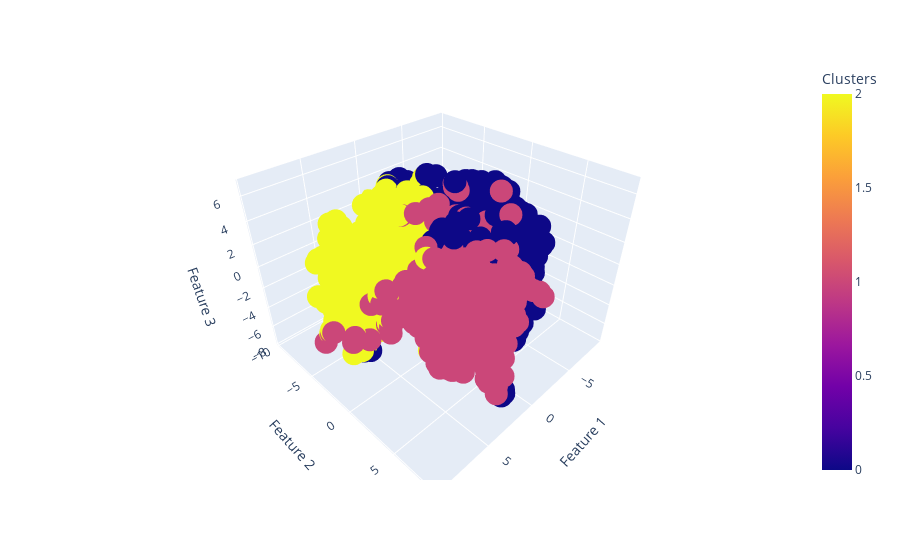

Notebook source saved alongside this figure:
### Code cell
tsne_3d_df['Clusters'] = cluster_object_3.labels_

fig = px.scatter_3d(tsne_3d_df,x='Feature 1',y='Feature 2',z='Feature 3',color='Clusters')
fig.show()

### Figure 1 — Plotly figure (JSON) as saved in the notebook; plotly's stock layout.template omitted (floating-point values rounded to 4 significant figures; data arrays with more than 128 entries replaced by an {"elided": "..."} marker saying what was removed)
{"data": [{"hovertemplate": "Feature 1=%{x}<br>Feature 2=%{y}<br>Feature 3=%{z}<br>Clusters=%{marker.color}<extra></extra>", "legendgroup": "", "marker": {"color": {"elided": "1746 int values"}, "coloraxis": "coloraxis", "symbol": "circle"}, "mode": "markers", "name": "", "scene": "scene", "showlegend": false, "type": "scatter3d", "x": {"elided": "1746 float values"}, "y": {"elided": "1746 float values"}, "z": {"elided": "1746 float values"}}], "layout": {"coloraxis": {"colorbar": {"title": {"text": "Clusters"}}, "colorscale": [[0, "#0d0887"], [0.1111, "#46039f"], [0.2222, "#7201a8"], [0.3333, "#9c179e"], [0.4444, "#bd3786"], [0.5556, "#d8576b"], [0.6667, "#ed7953"], [0.7778, "#fb9f3a"], [0.8889, "#fdca26"], [1, "#f0f921"]]}, "legend": {"tracegroupgap": 0}, "margin": {"t": 60}, "scene": {"domain": {"x": [0, 1], "y": [0, 1]}, "xaxis": {"title": {"text": "Feature 1"}}, "yaxis": {"title": {"text": "Feature 2"}}, "zaxis": {"title": {"text": "Feature 3"}}}}}
